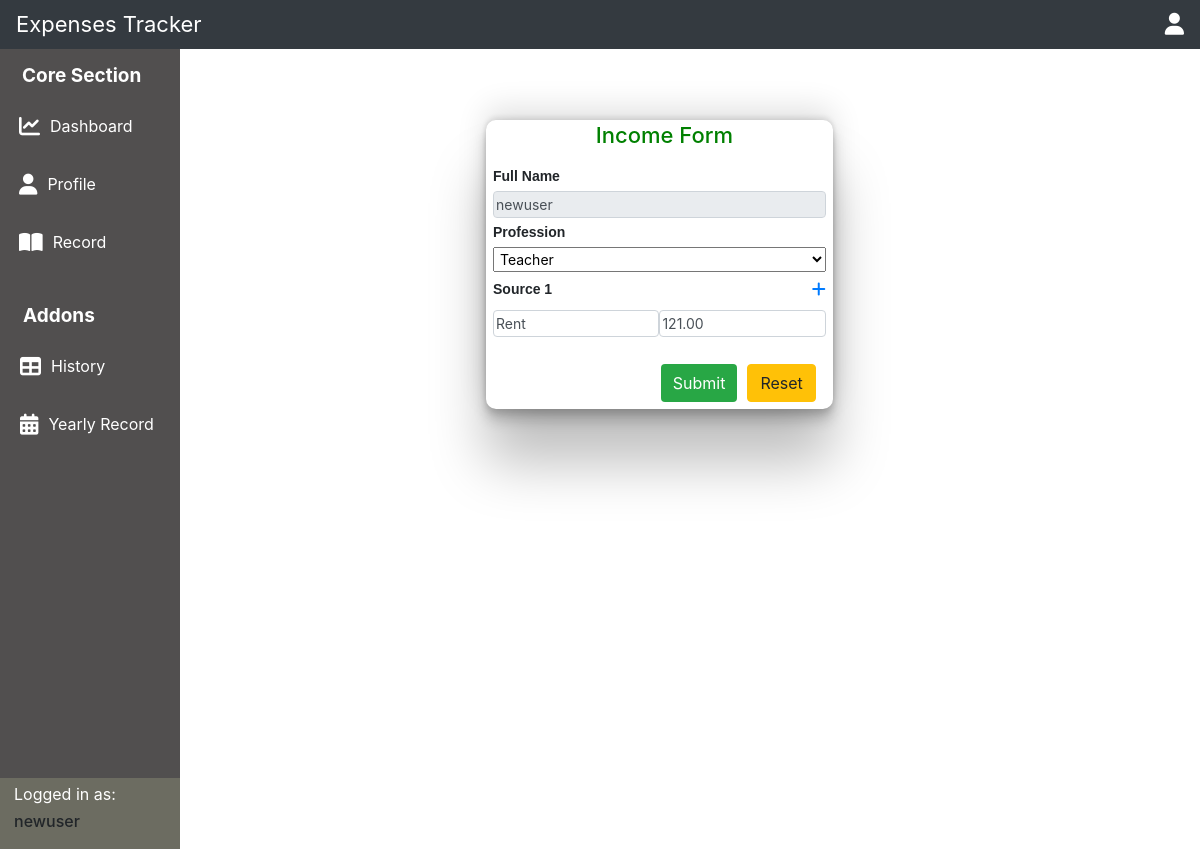
/editincome/18 (signed in), run on the app's committed database.
### exptrack/models.py (models this page shows, shortened)
class Income(models.Model):
    PROFESSION_CHOICES= [
        ('doctor', 'Doctor'),
        ('engineer', 'Engineer'),
        ('teacher', 'Teacher'),
    ]
    CATEGORY_CHOICES = [
        ('income', 'Income'),
        ('expense', 'Expense')
    ]
    user = models.ForeignKey(User, on_delete=models.CASCADE)
    profession = models.CharField(max_length=100, choices=PROFESSION_CHOICES)
    source_1_name = models.CharField(max_length=100, blank=True)
    source_1_amount = models.DecimalField(max_digits=10, decimal_places=2, null=True, blank=True)
    source_2_name = models.CharField(max_length=100, blank=True)
    source_2_amount = models.DecimalField(max_digits=10, decimal_places=2, null=True, blank=True)
    source_3_name = models.CharField(max_length=100, blank=True)
    source_3_amount = models.DecimalField(max_digits=10, decimal_places=2, null=True, blank=True)
    date = models.DateField(auto_now_add=True)
    category = models.CharField(max_length=10, choices=CATEGORY_CHOICES, default='income')
    verbose_name = "Income"
    verbose_name_plural = "Income"

### exptrack/views.py (the view)
# urls.py: path('editincome/<int:id>', views.editIncome, name='editincome'),
def editIncome(request,id):
    current_user = request.user
    income = Income.objects.get(id=id, user=current_user)
    if request.method == 'POST':
        form = IncomeForm(request.POST, instance=income,user=current_user)
        if form.is_valid():
            form.instance.user = current_user
            form.save()
            print("Income updated by user:", current_user.username)
            return redirect('showrecord')
        else:
            print(form.errors)
    else:
        form = IncomeForm(instance=income)
        form.initial['user'] = current_user
        form.fields['user'].widget = forms.HiddenInput()
    return render(request,'incomeform.html',{'form':form,'income_id': id})

### exptrack/forms.py
class IncomeForm(forms.ModelForm):
    def __init__(self, *args, **kwargs):
        user = kwargs.pop('user', None)
        super().__init__(*args, **kwargs)
        self.fields['user'].required = False
    class Meta:
        model = Income
        fields = ['user','profession', 'source_1_name', 'source_1_amount', 'source_2_name', 'source_2_amount', 'source_3_name', 'source_3_amount']
        widgets = {
            'profession': forms.Select(attrs={'class': 'form-select'}),
            'source_1_name': forms.TextInput(attrs={'class': 'form-control'}),
            'source_1_amount': forms.NumberInput(attrs={'class': 'form-control', 'placeholder': 'Amount'}),
            'source_2_name': forms.TextInput(attrs={'class': 'form-control'}),
            'source_2_amount': forms.NumberInput(attrs={'class': 'form-control', 'placeholder': 'Amount'}),
            'source_3_name': forms.TextInput(attrs={'class': 'form-control'}),
            'source_3_amount': forms.NumberInput(attrs={'class': 'form-control', 'placeholder': 'Amount'}),
        }

### exptrack/templates/incomeform.html (shortened to what this page needs)
{% extends 'root.html' %} {% block profile %}
<div class="incomeform">
  <h6>Income Form</h6>
  <form method="post">
    <label for="id_name">Full Name</label>
    <input
      type="text"
      class="form-control"
      value="{{ request.user.username }}"
      readonly
    />
    <label for="id_profession">Profession</label>
    {{ form.profession }}
    <div id="incsource1" class="sources">
      <div class="source1">
        <label for="id_source_1_name">Source 1</label>
        <div class="tasklist" onclick="opensource2(event)">
          <a href="#"><i class="fa fa-plus"></i></a>
        </div>
      </div>
      <div class="source1">
        <div>{{ form.source_1_name }}</div>
        <div class="sourceamount">{{ form.source_1_amount }}</div>
      </div>
    </div>
    <div class="mybtns mt-4">
      <button type="submit" class="btn btn-success" style="border: none">
        Submit
      </button>
      <button class="btn btn-warning" type="reset">Reset</button>
    </div>
  </form>
</div>
{% endblock %}

### exptrack/templates/root.html (shortened to what this page needs)
{% load static %}
<!DOCTYPE html>
<html lang="en">
  <head>
    <link
      rel="stylesheet"
      href="https://cdn.jsdelivr.net/npm/bootstrap@4.0.0/dist/css/bootstrap.min.css"
    />
    <link rel="stylesheet" href="{% static 'css/style.css'%}" />
  </head>
  <body>
    <header class="navbar navbar-dark bg-dark">
      <div class="logo">Expenses Tracker</div>
      <div>
        <div class="topnav " onclick="togglePopup(event)">
              <a href="#" ><i class="fa fa-user"></i></a>
        </div>
      </div>
    </header>
    <main class="mainsection">
      <aside>
        <nav>
          <div class="navone">
            <h6>Core Section</h6>
          <ul>
            <a  href="{% url 'home' %}" class="nav-link">
              <i class="fa fa-chart-line"></i>
              <p>Dashboard</p>
          </a>
              <a href="{% url 'profile' %}" class="nav-link">
                <i class="fa fa-user"></i>
                <p>Profile</p>
              </a>
              <a href="{% url 'showrecord' %}" class="nav-link">
                <i class="fa fa-book-open"></i>
                <p>Record</p>
              </a>
          </ul>
        </div>
        <div class="navtwo">
          <h6>Addons</h6>
        <ul>
          <a href="{% url 'allhistory' %}" class="nav-link">
            <i class="fa fa-table"></i>
            <p>History</p>
          </a>
            <a href="{% url 'yearrecord' %}" class="nav-link">
              <i class="fa fa-calendar"></i>
              <p>Yearly Record</p>
            </a>
        </ul>
      </div>
        </nav>
        <div class="account">
          <ul>
                <p>Logged in as:</p>
                <h6>{{user.username}}</h6>
          </ul>
        </div>
      </aside>
      <div>
        {% block profile %}
        {% endblock %}
      </div>
    </main>
  </body>
</html>

### static/css/style.css (style rules this page uses)
* { margin: 0; padding: 0; box-sizing: border-box; }
header { display: flex; justify-content: space-between; align-items: center; font-size: 22px; padding: 7px; color: white; }
header a i { font-size: 22px; color: white; }
.mainsection { height: 100vh; display: grid; grid-template-columns: 15% 85%; }
.mainsection .navone, .navtwo { padding: 2px 4px; }
.mainsection aside { background: rgb(81, 79, 79); }
.nav-link { display: flex; }
.nav-link i { vertical-align: middle; margin-right: 5px; display: inline-block; line-height: 2; font-size: 21px; }
.mainsection aside { display: flex; justify-content: space-between; flex-direction: column; }
.mainsection aside .account { background-color: rgb(108, 108, 97); }
.mainsection aside .account p, h6 { margin: 2px; padding: 2px; vertical-align: middle; margin-left: 12px; }
.mainsection aside nav h6, p { color: white; padding: 7px; }
.mainsection aside nav h6 { font-weight: bolder; font-size: 19px; }
.mainsection aside nav .navone { padding: 7px 3px; }
.mainsection aside nav .navone a, .navtwo a { text-decoration: none; }
.nav-link i { color: white; }
.nav-link p { margin: auto 2px; }
.logincontainer .loginform input, p { margin: 12px; padding: 7px; }
.registercontainer .registerform input, p { margin: 2px; padding: 3px; }
.incomeform { margin-left: 30%; border-radius: 10px; margin-top: 7%; width: 34%; box-shadow: rgba(0, 0, 0, 0.25) 0px 54px 55px, rgba(0, 0, 0, 0.12) 0px -12px 30px, rgba(0, 0, 0, 0.12) 0px 4px 6px, rgba(0, 0, 0, 0.17) 0px 12px 13px, rgba(0, 0, 0, 0.09) 0px -3px 5px; }
.incomeform h6 { font-size: 22px; text-align: center; color: green; }
.incomeform form { margin: 4px auto; border-radius: 10px; padding: 7px; }
.incomeform form label { font-size: 14px; font-weight: bold; margin: 4px 0; font-family: "Anek Malayalam", sans-serif; }
.incomeform form input, select, textarea { display: block; width: 100%; padding: 2px; box-sizing: border-box; font-size: 14px; }
.incomeform form .source1 { display: flex; justify-content: space-between; padding: 3px 0; align-items: center; }
.incomeform form .source1 label { margin-right: 10px; }
.incomeform form .sourceamount { display: flex; gap: 4px; }
button { padding: 4px 4px; margin-right: 10px; cursor: pointer; transition: all 0.5s ease; }
.mybtns { display: flex; justify-content: flex-end; }

### data on the page
Income: profession "Teacher", source_1_name "Rent", source_1_amount "121.00"

### other printed values
{{ user.username }} "newuser"
